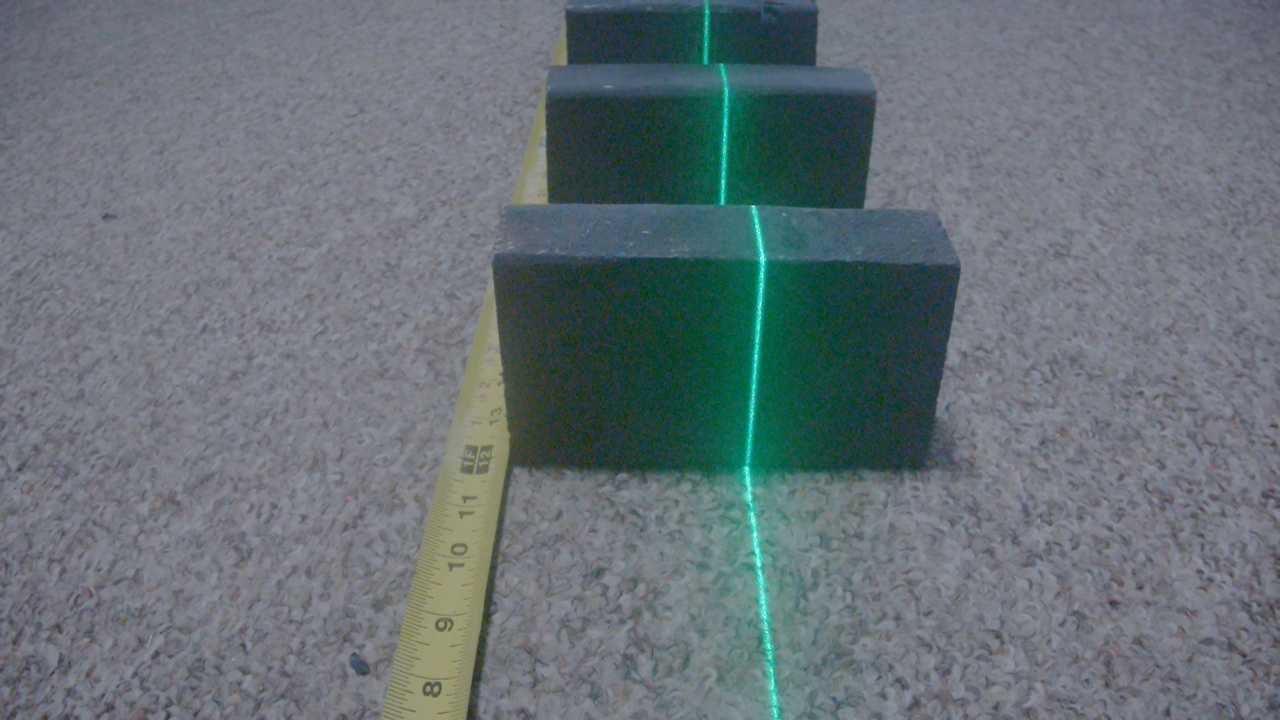
#> input picture src/Line Striping Stereo v0.1/left.jpg, 1280 x 720 px
$ python line.py
#> lines starting #> are read from the running program, lines starting #| are printed output that depends on the picture
import math
import cv2
import numpy as np
import matplotlib.pyplot as plt

SENSOR_H = 0.00356
SENSOR_W = 0.00626
FOCAL_L  = 0.005

BASELINE = 3 * 0.0254
ANGLE    = -35

img_l = cv2.imread('left.jpg')
#> img_l is the input picture: shape (720, 1280, 3); mean B, G, R 117.9, 112.9, 102.3
img_r = cv2.imread('right.jpg')
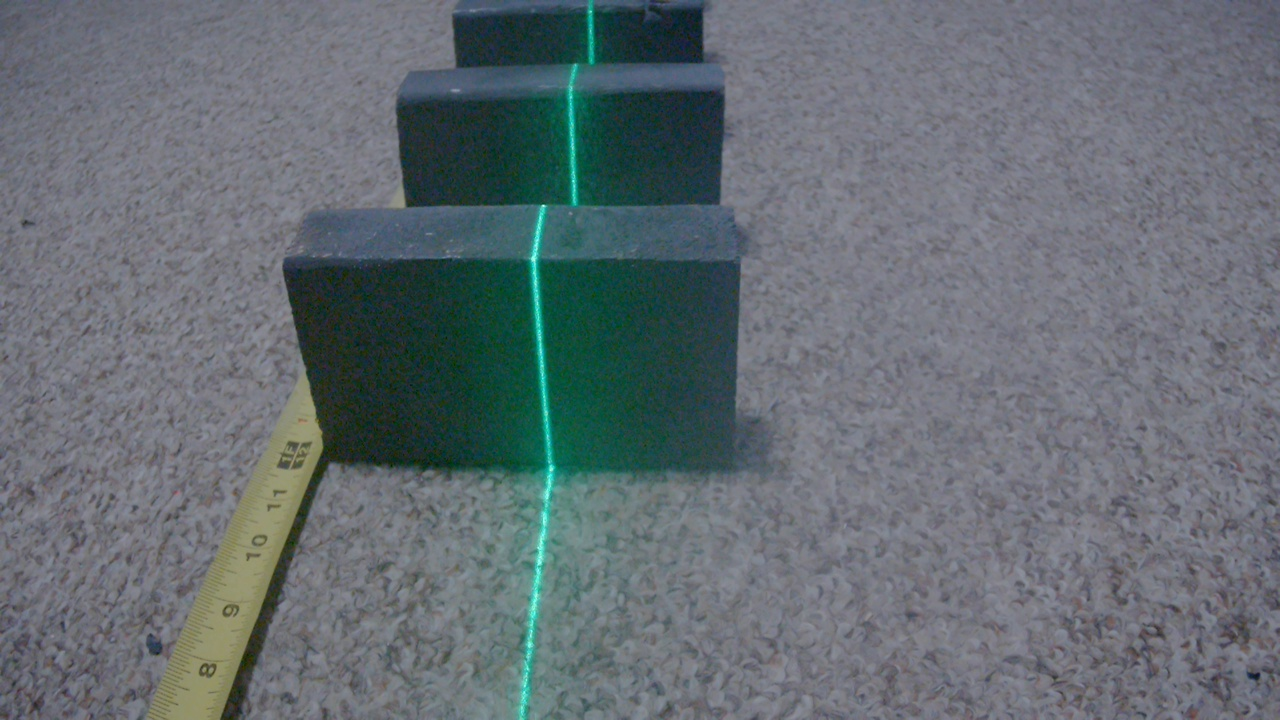
#> input picture src/Line Striping Stereo v0.1/right.jpg, 1280 x 720 px
#> img_r is the input picture: shape (720, 1280, 3); mean B, G, R 114.1, 108.7, 99.7

# [8 lines of commented-out code are left out]

rows, cols, _ = img_l.shape
#> rows = 720; cols = 1280
points = []

for i in range(rows):
    max_l = 0
    max_r = 0
    ind_l = 0
    ind_r = 0
    for j in range(cols):
        if img_l[i, j][1] > max_l:
            max_l = img_l[i, j][1]
            ind_l = j
        if img_r[i, j][1] > max_r:
            max_r = img_r[i, j][1]
            ind_r = j

    x_l = (float(ind_l + 1) / cols) * SENSOR_W
    x_r = (float(ind_r + 1) / cols) * SENSOR_W
    y_l = ((float(i - (rows / 2)) - 0.5) / rows) * SENSOR_H
    y_r = ((float(i - (rows / 2)) - 0.5) / rows) * SENSOR_H
    disparity = x_l - x_r

    z = (FOCAL_L * BASELINE) / disparity
    x = x_l * z / FOCAL_L
    y = y_l * z / FOCAL_L
    points.append([x, y, z])

for i in range(len(points)):
    py = (points[i][1] * math.cos(ANGLE * math.pi / 180)) \
       - (points[i][2] * math.sin(ANGLE * math.pi / 180))
    pz = (points[i][1] * math.sin(ANGLE * math.pi / 180)) \
       + (points[i][2] * math.cos(ANGLE * math.pi / 180))

    points[i][1] = py
    points[i][2] = pz

#print(len(points))
z_vals = []
y_vals = []
for p in points:
    [px, py, pz] = p
    z_vals.append(pz)
    y_vals.append(-py)
#> this loop made 720 passes
#> p on passes 1 to 3: [0.468, 0.191, 0.693], [0.468, 0.191, 0.693], [0.465, 0.19, 0.687]

plt.plot(z_vals, y_vals)
plt.show()
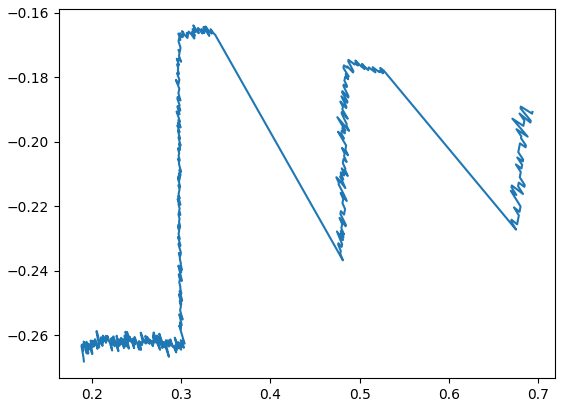
#> figure drawn by matplotlib, 1 panel
#cv2.imshow('left', img_l)
#cv2.imshow('right', img_r)
